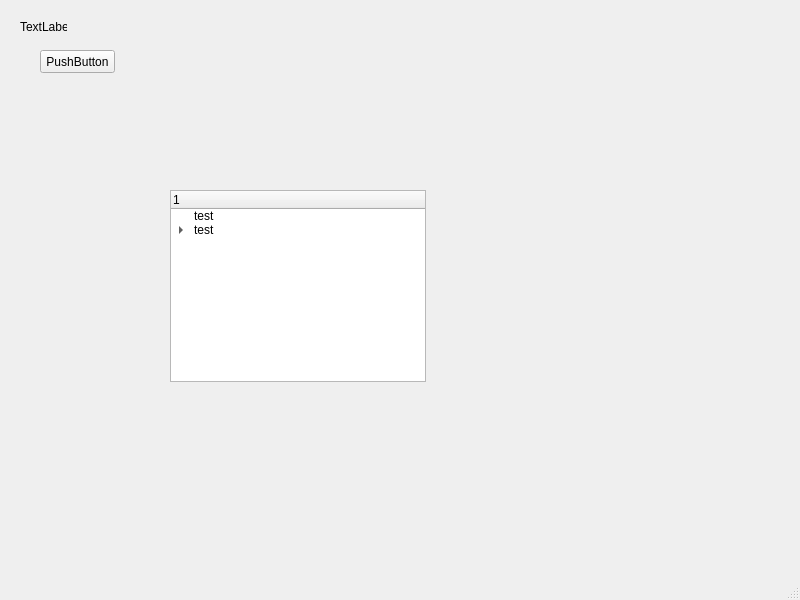
<?xml version="1.0" encoding="UTF-8"?>
<ui version="4.0">
 <class>OpenStreamDeck</class>
 <widget class="QMainWindow" name="OpenStreamDeck">
  <property name="geometry">
   <rect>
    <x>0</x>
    <y>0</y>
    <width>800</width>
    <height>600</height>
   </rect>
  </property>
  <property name="windowTitle">
   <string>Open Stream Deck</string>
  </property>
  <widget class="QWidget" name="centralwidget">
   <widget class="QPushButton" name="pushButton">
    <property name="geometry">
     <rect>
      <x>40</x>
      <y>50</y>
      <width>75</width>
      <height>23</height>
     </rect>
    </property>
    <property name="text">
     <string>PushButton</string>
    </property>
   </widget>
   <widget class="QLabel" name="label">
    <property name="geometry">
     <rect>
      <x>20</x>
      <y>20</y>
      <width>47</width>
      <height>13</height>
     </rect>
    </property>
    <property name="text">
     <string>TextLabel</string>
    </property>
   </widget>
   <widget class="QTreeWidget" name="treeWidget">
    <property name="geometry">
     <rect>
      <x>170</x>
      <y>190</y>
      <width>256</width>
      <height>192</height>
     </rect>
    </property>
    <column>
     <property name="text">
      <string>1</string>
     </property>
    </column>
    <item>
     <property name="text">
      <string>test</string>
     </property>
    </item>
    <item>
     <property name="text">
      <string>test</string>
     </property>
     <item>
      <property name="text">
       <string>test</string>
      </property>
      <item>
       <property name="text">
        <string>test</string>
       </property>
      </item>
     </item>
     <item>
      <property name="text">
       <string>test</string>
      </property>
     </item>
    </item>
   </widget>
  </widget>
  <widget class="QStatusBar" name="statusbar"/>
 </widget>
 <resources/>
 <connections/>
</ui>
